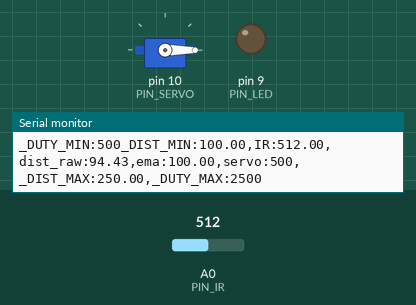
Simulated run of this sketch. Board: Arduino Uno, built with avr-gcc and run on an emulated ATmega328P. On the bench: servo, output pins drawn as LEDs (lit = HIGH), the last lines printed to the serial monitor. Inputs (shaded band) come from the test bench; at power-on: A0 (PIN_IR) = 512.

Above: at 1.2 s.
1.3 s: A0 (PIN_IR) set to 483
At 1.8 s:
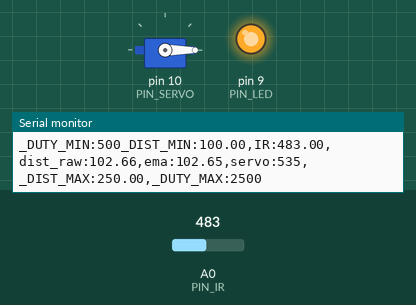
2.8 s: A0 (PIN_IR) set to 306
At 3.8 s:
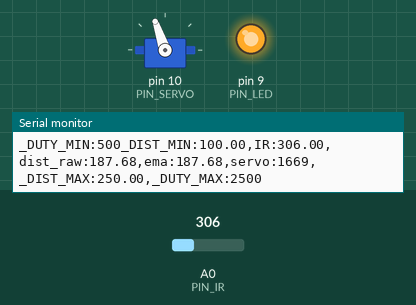
4.7 s: A0 (PIN_IR) set to 240
At 5.2 s:
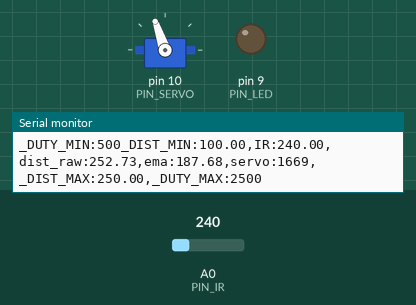
6.2 s: A0 (PIN_IR) set to 243
At 6.8 s:
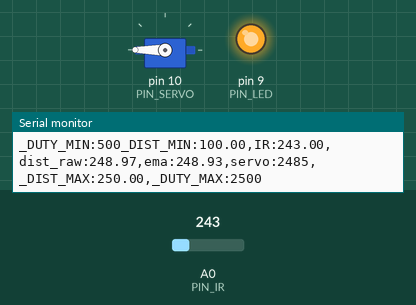
7.8 s: A0 (PIN_IR) set to 260
At 8.4 s:
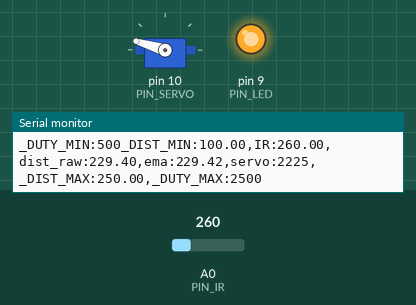
9.6 s: A0 (PIN_IR) set to 122
At 10.9 s:
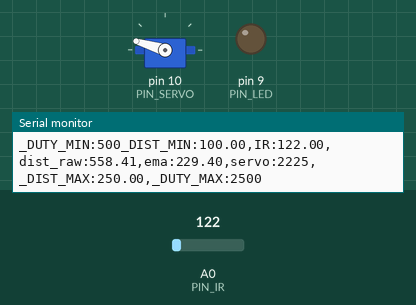
Timing chart, 0 to 12.1 s (numbered marks = the images above; inputs shaded):
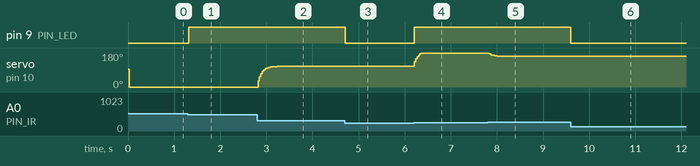

Measured:
- the behaviour switches between 493 and 492 on A0 (PIN_IR) (found by bisection; images 0 and 1)
- the behaviour switches between 242 and 243 on A0 (PIN_IR) (found by bisection; images 3 and 4)
- after the input at 1.3 s, pin 9 (PIN_LED): LOW → HIGH at once
- after the input at 2.8 s, servo on pin 10 (PIN_SERVO): moves from 0° to 109° over 0.42 s, starting at once
- after the input at 4.7 s, pin 9 (PIN_LED): HIGH → LOW at once
- after the input at 6.2 s, pin 9 (PIN_LED): LOW → HIGH at once; servo on pin 10 (PIN_SERVO): 109° → 180° at once
- after the input at 7.8 s, servo on pin 10 (PIN_SERVO): 180° → 164° at once, → 163° 0.30 s later
- after the input at 9.6 s, pin 9 (PIN_LED): HIGH → LOW at once

The sketch:

17P14.ino
```cpp
#include <Servo.h>

// Arduino pin assignment

#define PIN_IR    0         // IR sensor at Pin A0
#define PIN_LED   9
#define PIN_SERVO 10

#define _DUTY_MIN 500  // servo full clock-wise position (0 degree)
#define _DUTY_NEU 1500  // servo neutral position (90 degree)
#define _DUTY_MAX 2500  // servo full counter-clockwise position (180 degree)

#define _DIST_MIN  100.0   // minimum distance 100mm
#define _DIST_MAX  250.0   // maximum distance 250mm

#define EMA_ALPHA  0.3      // for EMA Filter

#define LOOP_INTERVAL 30   // Loop Interval (unit: msec)

Servo myservo;
unsigned long last_loop_time;   // unit: msec

float dist_prev = _DIST_MIN;
float dist_ema = _DIST_MIN;

void setup()
{
  pinMode(PIN_LED, OUTPUT);

  myservo.attach(PIN_SERVO);
  myservo.writeMicroseconds(_DUTY_NEU);

  Serial.begin(1000000);    // 1,000,000 bps
}

void loop()
{
  unsigned long time_curr = millis();
  int duty;
  float a_value, dist_raw, dist_filtered;

  // wait until next event time
  if (time_curr < (last_loop_time + LOOP_INTERVAL))
    return;
  last_loop_time += LOOP_INTERVAL;

  a_value = analogRead(PIN_IR);
  dist_raw = ((6762.0 / (a_value - 9.0)) - 4.0) * 10.0;

  if (dist_raw > _DIST_MAX) {
    dist_filtered = dist_prev;
    digitalWrite(PIN_LED, LOW);
  }
  else if (dist_raw < _DIST_MIN) {
    dist_filtered = dist_prev;
    digitalWrite(PIN_LED, LOW);
  }
  else {
    dist_filtered = dist_raw;
    dist_prev = dist_raw;
    digitalWrite(PIN_LED, HIGH);
  }

  dist_ema = (EMA_ALPHA * dist_filtered) + ((1 - EMA_ALPHA) * dist_ema);

  //duty = map(dist_ema, _DIST_MIN, _DIST_MAX, _DUTY_MIN, _DUTY_MAX);
  duty = int(((dist_ema - _DIST_MIN) * (_DUTY_MAX - _DUTY_MIN) / (_DIST_MAX - _DIST_MIN))) + _DUTY_MIN;

  myservo.writeMicroseconds(duty);

  Serial.print("_DUTY_MIN:");  Serial.print(_DUTY_MIN);
  Serial.print("_DIST_MIN:");  Serial.print(_DIST_MIN);
  Serial.print(",IR:");        Serial.print(a_value);
  Serial.print(",dist_raw:");  Serial.print(dist_raw);
  Serial.print(",ema:");       Serial.print(dist_ema);
  Serial.print(",servo:");     Serial.print(duty);
  Serial.print(",_DIST_MAX:"); Serial.print(_DIST_MAX);
  Serial.print(",_DUTY_MAX:"); Serial.print(_DUTY_MAX);
  Serial.println("");
}
```
